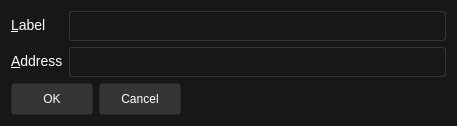
<?xml version="1.0" encoding="UTF-8"?>
<ui version="4.0">
 <class>EditAddressDialog</class>
 <widget class="QDialog" name="EditAddressDialog">
  <property name="geometry">
   <rect>
    <x>0</x>
    <y>0</y>
    <width>457</width>
    <height>126</height>
   </rect>
  </property>
  <property name="windowTitle">
   <string>Edit Address</string>
  </property>
  <property name="styleSheet">
   <string notr="true">QDialog{background: #191616; color: #ffffff;}
QLabel{color: #ffffff; font-family: 'pt mono'; font-size: 14px;}
QPushButton{background: #353535; color: #ffffff; border: 1px solid transparent; border-radius: 3px; height: 30px; width: 80px;}
QPushButton::hover{background: #454545;}
QPushButton::pressed{background: #353535; }
QLineEdit{ background:  transparent; color: #ffffff; border: 1px solid #353535;; border-radius: 3px;}</string>
  </property>
  <layout class="QFormLayout" name="formLayout_2">
   <item row="1" column="0">
    <widget class="QDialogButtonBox" name="buttonBox">
     <property name="styleSheet">
      <string notr="true"/>
     </property>
     <property name="orientation">
      <enum>Qt::Horizontal</enum>
     </property>
     <property name="standardButtons">
      <set>QDialogButtonBox::Cancel|QDialogButtonBox::Ok</set>
     </property>
    </widget>
   </item>
   <item row="0" column="0" colspan="2">
    <layout class="QFormLayout" name="formLayout">
     <property name="fieldGrowthPolicy">
      <enum>QFormLayout::ExpandingFieldsGrow</enum>
     </property>
     <item row="0" column="0">
      <widget class="QLabel" name="label">
       <property name="text">
        <string>&amp;Label</string>
       </property>
       <property name="buddy">
        <cstring>labelEdit</cstring>
       </property>
      </widget>
     </item>
     <item row="0" column="1">
      <widget class="QLineEdit" name="labelEdit">
       <property name="minimumSize">
        <size>
         <width>0</width>
         <height>30</height>
        </size>
       </property>
       <property name="toolTip">
        <string>The label associated with this address book entry</string>
       </property>
      </widget>
     </item>
     <item row="1" column="0">
      <widget class="QLabel" name="label_2">
       <property name="text">
        <string>&amp;Address</string>
       </property>
       <property name="buddy">
        <cstring>addressEdit</cstring>
       </property>
      </widget>
     </item>
     <item row="1" column="1">
      <widget class="QLineEdit" name="addressEdit">
       <property name="minimumSize">
        <size>
         <width>0</width>
         <height>30</height>
        </size>
       </property>
       <property name="toolTip">
        <string>The address associated with this address book entry. This can only be modified for sending addresses.</string>
       </property>
      </widget>
     </item>
    </layout>
   </item>
  </layout>
 </widget>
 <resources/>
 <connections>
  <connection>
   <sender>buttonBox</sender>
   <signal>accepted()</signal>
   <receiver>EditAddressDialog</receiver>
   <slot>accept()</slot>
   <hints>
    <hint type="sourcelabel">
     <x>248</x>
     <y>254</y>
    </hint>
    <hint type="destinationlabel">
     <x>157</x>
     <y>274</y>
    </hint>
   </hints>
  </connection>
  <connection>
   <sender>buttonBox</sender>
   <signal>rejected()</signal>
   <receiver>EditAddressDialog</receiver>
   <slot>reject()</slot>
   <hints>
    <hint type="sourcelabel">
     <x>316</x>
     <y>260</y>
    </hint>
    <hint type="destinationlabel">
     <x>286</x>
     <y>274</y>
    </hint>
   </hints>
  </connection>
 </connections>
</ui>
